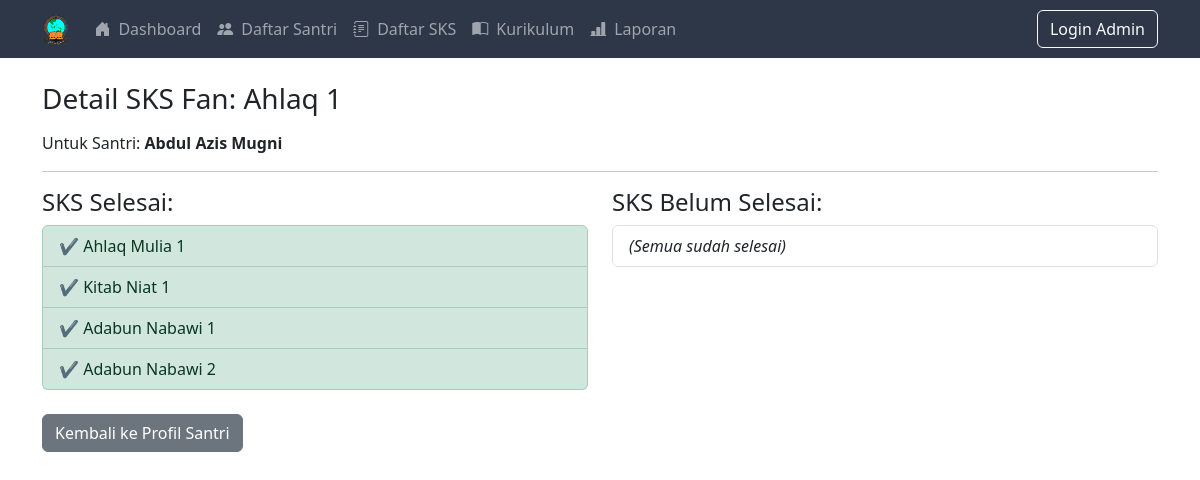
Page /santri/santri/1/fan/1/ on the committed database.
### core/models.py (models this page shows, shortened)
class Fan(models.Model):
    nama_fan = models.CharField(max_length=100, unique=True, verbose_name="Nama Fan")
    deskripsi = models.TextField(blank=True, null=True)
    urutan = models.IntegerField(default=0, help_text="Isi dengan angka untuk urutan, misal: 1, 2, 3...")
    target_durasi_hari = models.PositiveIntegerField(default=30, help_text="Target penyelesaian dalam HARI, misal: 1 bulan = 30 hari")

class Santri(models.Model):
    STATUS_CHOICES = [
        ('Aktif', 'Aktif'),
        ('Lulus', 'Lulus'),
        ('Non-Aktif', 'Non-Aktif'),
    ]
    nama_lengkap = models.CharField(max_length=150)
    id_santri = models.CharField(max_length=20, unique=True, blank=True, null=True, verbose_name="ID Santri")
    status = models.CharField(max_length=10, choices=STATUS_CHOICES, default='Aktif')
    foto_profil = models.ImageField(
        upload_to='santri_photos/',
        blank=True,
        null=True,
        help_text="Upload foto profil santri"
    )
    def get_sks_lulus_ids(self):
        sks_lulus_ids = []
        for tes in self.riwayat_tes.all():
            if tes.nilai >= tes.sks.nilai_minimal:
                if tes.sks.id not in sks_lulus_ids:
                    sks_lulus_ids.append(tes.sks.id)
        return sks_lulus_ids

class SKS(models.Model):
    nama_sks = models.CharField(max_length=200, unique=True, verbose_name="Nama SKS/Kitab")
    fan = models.ForeignKey(Fan, on_delete=models.CASCADE, related_name='sks_list')
    nilai_minimal = models.PositiveIntegerField(default=90, help_text="Nilai minimal untuk lulus SKS ini")
    class Meta:
        verbose_name = "SKS"
        verbose_name_plural = "SKS"

### core/views.py (the view)
# urls.py: path('santri/<int:santri_pk>/fan/<int:fan_pk>/', views.detail_fan_santri, name='detail_fan_santri'),
def detail_fan_santri(request, santri_pk, fan_pk):
    santri = get_object_or_404(Santri, pk=santri_pk)
    fan = get_object_or_404(Fan, pk=fan_pk)
    sks_lulus_ids = santri.get_sks_lulus_ids()
    sks_dalam_fan = SKS.objects.filter(fan=fan)
    sks_lulus = sks_dalam_fan.filter(id__in=sks_lulus_ids)
    sks_belum_lulus = sks_dalam_fan.exclude(id__in=sks_lulus_ids)
    konteks = { 'santri': santri, 'fan': fan, 'sks_lulus': sks_lulus, 'sks_belum_lulus': sks_belum_lulus, 'page_title': f'Detail SKS {fan.nama_fan} - {santri.nama_lengkap}'}
    return render(request, 'core/detail_fan_santri.html', konteks)

### core/templates/core/detail_fan_santri.html (shortened to what this page needs)
{% extends 'core/base.html' %}
{% block content %}
    <h3 class="mb-3">Detail SKS Fan: {{ fan.nama_fan }}</h3>
    <p>Untuk Santri: <strong>{{ santri.nama_lengkap }}</strong></p>
    <hr>
    <div class="row mt-3">
        <div class="col-md-6">
            <h4>SKS Selesai:</h4>
            <ul class="list-group">
                {% for sks in sks_lulus %}
                    <li class="list-group-item list-group-item-success">✔️ {{ sks.nama_sks }}</li>
                {% empty %}
                    <li class="list-group-item"><em>(Belum ada)</em></li>
                {% endfor %}
            </ul>
        </div>
        <div class="col-md-6">
            <h4>SKS Belum Selesai:</h4>
            <ul class="list-group">
                {% for sks in sks_belum_lulus %}
                    <li class="list-group-item list-group-item-warning">❌ {{ sks.nama_sks }}</li>
                {% empty %}
                    <li class="list-group-item"><em>(Semua sudah selesai)</em></li>
                {% endfor %}
            </ul>
        </div>
    </div>
    <a href="{% url 'core:detail_santri' santri.pk %}" class="btn btn-secondary mt-4">Kembali ke Profil Santri</a>
{% endblock %}

### rows in the picture
Fan: nama_fan "Ahlaq 1"
Santri: nama_lengkap "Abdul Azis Mugni"
SKS: nama_sks "Ahlaq Mulia 1"
SKS: nama_sks "Kitab Niat 1"
SKS: nama_sks "Adabun Nabawi 1"
SKS: nama_sks "Adabun Nabawi 2"
